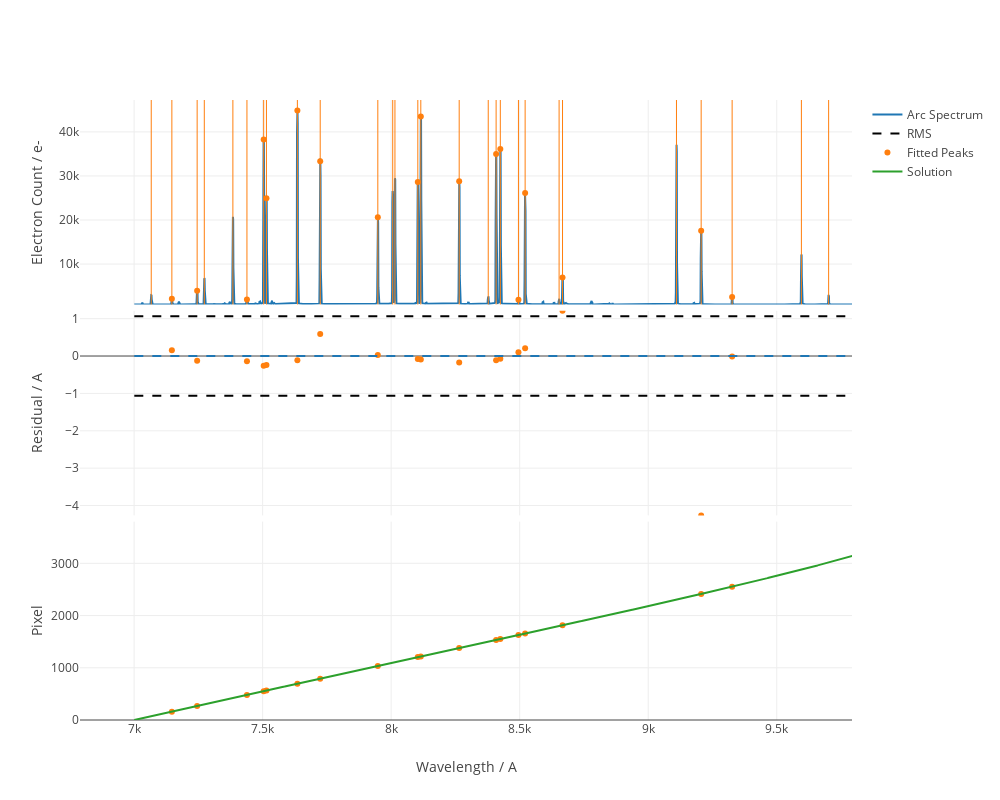
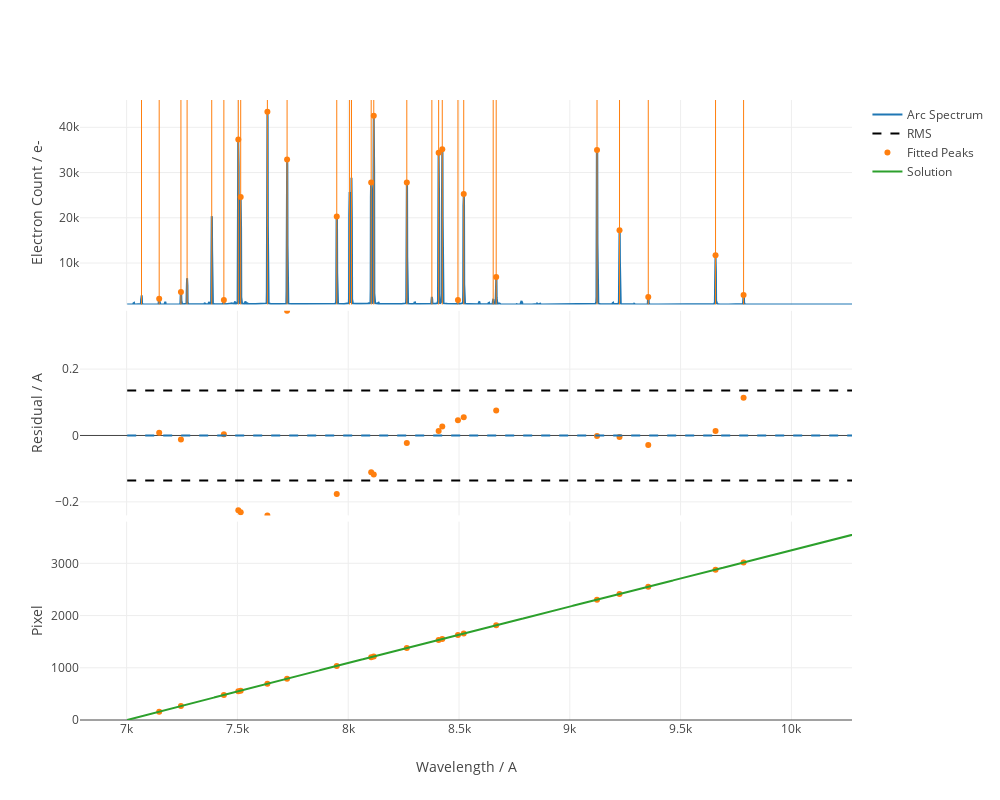

Write notebook code for charts like these, in order.
### Code cell
pso_reduced.fit(
    max_tries=1000,
    fit_tolerance=5.,
    display=True,
    save_fig=True,
    fig_type='iframe+png',
    stype='science+standard')

### Figure 1 — Plotly figure (JSON) as saved in the notebook; plotly's stock layout.template omitted (floating-point values rounded to 4 significant figures; data arrays with more than 128 entries replaced by an {"elided": "..."} marker saying what was removed)
{"data": [{"mode": "lines", "name": "Arc Spectrum", "type": "scatter", "x": {"elided": "3800 float values"}, "y": {"elided": "3800 int values"}, "yaxis": "y3"}, {"marker": {"color": "#ff7f0e"}, "mode": "markers", "showlegend": false, "type": "scatter", "x": [7147.0, 7245.0, 7439.0, 7504.0, 7515.0, 7635.0, 7724.0, 7948.0, 8104.0, 8115.0, 8265.0, 8408.0, 8425.0, 8495.0, 8521.0, 8667.0, 9206.0, 9326.0], "y": [2126, 3974, 1974, 38289, 24916, 44879, 33331, 20641, 28633, 43483, 28806, 35003, 36113, 1936, 26134, 6966, 17579, 2533], "yaxis": "y3"}, {"marker": {"color": "#ff7f0e"}, "mode": "markers", "showlegend": false, "type": "scatter", "x": [7147.0, 7245.0, 7439.0, 7504.0, 7515.0, 7635.0, 7724.0, 7948.0, 8104.0, 8115.0, 8265.0, 8408.0, 8425.0, 8495.0, 8521.0, 8667.0, 9206.0, 9326.0], "y": [0.1519, -0.1245, -0.1411, -0.2588, -0.2397, -0.1099, 0.5874, 0.02881, -0.07959, -0.08984, -0.1748, -0.1113, -0.07617, 0.1006, 0.2061, 1.21, -4.264, -0.009766], "yaxis": "y2"}, {"line": {"color": "#1f77b4", "dash": "dash"}, "mode": "lines", "showlegend": false, "type": "scatter", "x": [7001.0, 10200.0], "y": [0, 0], "yaxis": "y2"}, {"line": {"color": "black", "dash": "dash"}, "mode": "lines", "showlegend": false, "type": "scatter", "x": [7001.0, 10200.0], "y": [1.062, 1.062], "yaxis": "y2"}, {"line": {"color": "black", "dash": "dash"}, "mode": "lines", "name": "RMS", "type": "scatter", "x": [7001.0, 10200.0], "y": [-1.062, -1.062], "yaxis": "y2"}, {"marker": {"color": "#ff7f0e"}, "mode": "markers", "name": "Fitted Peaks", "type": "scatter", "x": [7147.0, 7245.0, 7439.0, 7504.0, 7515.0, 7635.0, 7724.0, 7948.0, 8104.0, 8115.0, 8265.0, 8408.0, 8425.0, 8495.0, 8521.0, 8667.0, 9206.0, 9326.0], "y": [159.6, 267.4, 479.8, 551.1, 562.9, 694.6, 791.6, 1036.0, 1204.0, 1217.0, 1379.0, 1534.0, 1552.0, 1628.0, 1656.0, 1814.0, 2414.0, 2553.0], "yaxis": "y"}, {"line": {"color": "#2ca02c"}, "mode": "lines", "name": "Solution", "type": "scatter", "x": {"elided": "3800 float values"}, "y": {"elided": "3800 int values"}, "yaxis": "y"}], "layout": {"autosize": true, "height": 800, "hovermode": "closest", "shapes": [{"line": {"color": "#ff7f0e", "width": 1}, "type": "line", "x0": 7067.0, "x1": 7067.0, "xref": "x", "y0": 0, "y1": 47240.0, "yref": "y3"}, {"line": {"color": "#ff7f0e", "width": 1}, "type": "line", "x0": 7147.0, "x1": 7147.0, "xref": "x", "y0": 0, "y1": 47240.0, "yref": "y3"}, {"line": {"color": "#ff7f0e", "width": 1}, "type": "line", "x0": 7245.0, "x1": 7245.0, "xref": "x", "y0": 0, "y1": 47240.0, "yref": "y3"}, {"line": {"color": "#ff7f0e", "width": 1}, "type": "line", "x0": 7273.0, "x1": 7273.0, "xref": "x", "y0": 0, "y1": 47240.0, "yref": "y3"}, {"line": {"color": "#ff7f0e", "width": 1}, "type": "line", "x0": 7384.0, "x1": 7384.0, "xref": "x", "y0": 0, "y1": 47240.0, "yref": "y3"}, {"line": {"color": "#ff7f0e", "width": 1}, "type": "line", "x0": 7439.0, "x1": 7439.0, "xref": "x", "y0": 0, "y1": 47240.0, "yref": "y3"}, {"line": {"color": "#ff7f0e", "width": 1}, "type": "line", "x0": 7504.0, "x1": 7504.0, "xref": "x", "y0": 0, "y1": 47240.0, "yref": "y3"}, {"line": {"color": "#ff7f0e", "width": 1}, "type": "line", "x0": 7515.0, "x1": 7515.0, "xref": "x", "y0": 0, "y1": 47240.0, "yref": "y3"}, {"line": {"color": "#ff7f0e", "width": 1}, "type": "line", "x0": 7635.0, "x1": 7635.0, "xref": "x", "y0": 0, "y1": 47240.0, "yref": "y3"}, {"line": {"color": "#ff7f0e", "width": 1}, "type": "line", "x0": 7724.0, "x1": 7724.0, "xref": "x", "y0": 0, "y1": 47240.0, "yref": "y3"}, {"line": {"color": "#ff7f0e", "width": 1}, "type": "line", "x0": 7948.0, "x1": 7948.0, "xref": "x", "y0": 0, "y1": 47240.0, "yref": "y3"}, {"line": {"color": "#ff7f0e", "width": 1}, "type": "line", "x0": 8006.0, "x1": 8006.0, "xref": "x", "y0": 0, "y1": 47240.0, "yref": "y3"}, {"line": {"color": "#ff7f0e", "width": 1}, "type": "line", "x0": 8015.0, "x1": 8015.0, "xref": "x", "y0": 0, "y1": 47240.0, "yref": "y3"}, {"line": {"color": "#ff7f0e", "width": 1}, "type": "line", "x0": 8104.0, "x1": 8104.0, "xref": "x", "y0": 0, "y1": 47240.0, "yref": "y3"}, {"line": {"color": "#ff7f0e", "width": 1}, "type": "line", "x0": 8115.0, "x1": 8115.0, "xref": "x", "y0": 0, "y1": 47240.0, "yref": "y3"}, {"line": {"color": "#ff7f0e", "width": 1}, "type": "line", "x0": 8265.0, "x1": 8265.0, "xref": "x", "y0": 0, "y1": 47240.0, "yref": "y3"}, {"line": {"color": "#ff7f0e", "width": 1}, "type": "line", "x0": 8378.0, "x1": 8378.0, "xref": "x", "y0": 0, "y1": 47240.0, "yref": "y3"}, {"line": {"color": "#ff7f0e", "width": 1}, "type": "line", "x0": 8408.0, "x1": 8408.0, "xref": "x", "y0": 0, "y1": 47240.0, "yref": "y3"}, {"line": {"color": "#ff7f0e", "width": 1}, "type": "line", "x0": 8425.0, "x1": 8425.0, "xref": "x", "y0": 0, "y1": 47240.0, "yref": "y3"}, {"line": {"color": "#ff7f0e", "width": 1}, "type": "line", "x0": 8495.0, "x1": 8495.0, "xref": "x", "y0": 0, "y1": 47240.0, "yref": "y3"}, {"line": {"color": "#ff7f0e", "width": 1}, "type": "line", "x0": 8521.0, "x1": 8521.0, "xref": "x", "y0": 0, "y1": 47240.0, "yref": "y3"}, {"line": {"color": "#ff7f0e", "width": 1}, "type": "line", "x0": 8653.0, "x1": 8653.0, "xref": "x", "y0": 0, "y1": 47240.0, "yref": "y3"}, {"line": {"color": "#ff7f0e", "width": 1}, "type": "line", "x0": 8667.0, "x1": 8667.0, "xref": "x", "y0": 0, "y1": 47240.0, "yref": "y3"}, {"line": {"color": "#ff7f0e", "width": 1}, "type": "line", "x0": 9110.0, "x1": 9110.0, "xref": "x", "y0": 0, "y1": 47240.0, "yref": "y3"}, {"line": {"color": "#ff7f0e", "width": 1}, "type": "line", "x0": 9206.0, "x1": 9206.0, "xref": "x", "y0": 0, "y1": 47240.0, "yref": "y3"}, {"line": {"color": "#ff7f0e", "width": 1}, "type": "line", "x0": 9326.0, "x1": 9326.0, "xref": "x", "y0": 0, "y1": 47240.0, "yref": "y3"}, {"line": {"color": "#ff7f0e", "width": 1}, "type": "line", "x0": 9596.0, "x1": 9596.0, "xref": "x", "y0": 0, "y1": 47240.0, "yref": "y3"}, {"line": {"color": "#ff7f0e", "width": 1}, "type": "line", "x0": 9702.0, "x1": 9702.0, "xref": "x", "y0": 0, "y1": 47240.0, "yref": "y3"}], "showlegend": true, "width": 1000, "xaxis": {"range": [6789.0, 9793.0], "showgrid": true, "title": {"text": "Wavelength / A"}, "zeroline": false}, "yaxis": {"domain": [0, 0.32], "range": [0, 3799], "showgrid": true, "title": {"text": "Pixel"}}, "yaxis2": {"domain": [0.33, 0.66], "range": [-4.264, 1.21], "showgrid": true, "title": {"text": "Residual / A"}}, "yaxis3": {"domain": [0.67, 1], "range": [807, 47240.0], "showgrid": true, "title": {"text": "Electron Count / e-"}}}}

### Figure 2 — Plotly figure (JSON) as saved in the notebook; plotly's stock layout.template omitted (floating-point values rounded to 4 significant figures; data arrays with more than 128 entries replaced by an {"elided": "..."} marker saying what was removed)
{"data": [{"mode": "lines", "name": "Arc Spectrum", "type": "scatter", "x": {"elided": "3800 float values"}, "y": {"elided": "3800 float values"}, "yaxis": "y3"}, {"marker": {"color": "#ff7f0e"}, "mode": "markers", "showlegend": false, "type": "scatter", "x": [7147.0, 7245.0, 7439.0, 7504.0, 7515.0, 7635.0, 7724.0, 7948.0, 8104.0, 8115.0, 8264.0, 8408.0, 8425.0, 8495.0, 8521.0, 8668.0, 9123.0, 9224.0, 9354.0, 9658.0, 9784.0], "y": [2092, 3601, 1828.0, 37320.0, 24583, 43431, 32856, 20292, 27800.0, 42570.0, 27808, 34360.0, 35119, 1848, 25237, 6907, 34953, 17230.0, 2508.0, 11730.0, 2915], "yaxis": "y3"}, {"marker": {"color": "#ff7f0e"}, "mode": "markers", "showlegend": false, "type": "scatter", "x": [7147.0, 7245.0, 7439.0, 7504.0, 7515.0, 7635.0, 7724.0, 7948.0, 8104.0, 8115.0, 8264.0, 8408.0, 8425.0, 8495.0, 8521.0, 8668.0, 9123.0, 9224.0, 9354.0, 9658.0, 9784.0], "y": [0.008301, -0.01221, 0.003906, -0.2251, -0.231, -0.2407, 0.3755, -0.1763, -0.1108, -0.1172, -0.02246, 0.01367, 0.02734, 0.0459, 0.05469, 0.0752, -0.001953, -0.004883, -0.02832, 0.01367, 0.1133], "yaxis": "y2"}, {"line": {"color": "#1f77b4", "dash": "dash"}, "mode": "lines", "showlegend": false, "type": "scatter", "x": [7003.0, 10510.0], "y": [0, 0], "yaxis": "y2"}, {"line": {"color": "black", "dash": "dash"}, "mode": "lines", "showlegend": false, "type": "scatter", "x": [7003.0, 10510.0], "y": [0.1356, 0.1356], "yaxis": "y2"}, {"line": {"color": "black", "dash": "dash"}, "mode": "lines", "name": "RMS", "type": "scatter", "x": [7003.0, 10510.0], "y": [-0.1356, -0.1356], "yaxis": "y2"}, {"marker": {"color": "#ff7f0e"}, "mode": "markers", "name": "Fitted Peaks", "type": "scatter", "x": [7147.0, 7245.0, 7439.0, 7504.0, 7515.0, 7635.0, 7724.0, 7948.0, 8104.0, 8115.0, 8264.0, 8408.0, 8425.0, 8495.0, 8521.0, 8668.0, 9123.0, 9224.0, 9354.0, 9658.0, 9784.0], "y": [158.9, 266.7, 479.0, 550.4, 562.2, 693.8, 790.8, 1035.0, 1204.0, 1216.0, 1378.0, 1533.0, 1551.0, 1627.0, 1656.0, 1814.0, 2304.0, 2413.0, 2553.0, 2879.0, 3015.0], "yaxis": "y"}, {"line": {"color": "#2ca02c"}, "mode": "lines", "name": "Solution", "type": "scatter", "x": {"elided": "3800 float values"}, "y": {"elided": "3800 int values"}, "yaxis": "y"}], "layout": {"autosize": true, "height": 800, "hovermode": "closest", "shapes": [{"line": {"color": "#ff7f0e", "width": 1}, "type": "line", "x0": 7067.0, "x1": 7067.0, "xref": "x", "y0": 0, "y1": 46032, "yref": "y3"}, {"line": {"color": "#ff7f0e", "width": 1}, "type": "line", "x0": 7147.0, "x1": 7147.0, "xref": "x", "y0": 0, "y1": 46032, "yref": "y3"}, {"line": {"color": "#ff7f0e", "width": 1}, "type": "line", "x0": 7245.0, "x1": 7245.0, "xref": "x", "y0": 0, "y1": 46032, "yref": "y3"}, {"line": {"color": "#ff7f0e", "width": 1}, "type": "line", "x0": 7273.0, "x1": 7273.0, "xref": "x", "y0": 0, "y1": 46032, "yref": "y3"}, {"line": {"color": "#ff7f0e", "width": 1}, "type": "line", "x0": 7384.0, "x1": 7384.0, "xref": "x", "y0": 0, "y1": 46032, "yref": "y3"}, {"line": {"color": "#ff7f0e", "width": 1}, "type": "line", "x0": 7439.0, "x1": 7439.0, "xref": "x", "y0": 0, "y1": 46032, "yref": "y3"}, {"line": {"color": "#ff7f0e", "width": 1}, "type": "line", "x0": 7504.0, "x1": 7504.0, "xref": "x", "y0": 0, "y1": 46032, "yref": "y3"}, {"line": {"color": "#ff7f0e", "width": 1}, "type": "line", "x0": 7515.0, "x1": 7515.0, "xref": "x", "y0": 0, "y1": 46032, "yref": "y3"}, {"line": {"color": "#ff7f0e", "width": 1}, "type": "line", "x0": 7635.0, "x1": 7635.0, "xref": "x", "y0": 0, "y1": 46032, "yref": "y3"}, {"line": {"color": "#ff7f0e", "width": 1}, "type": "line", "x0": 7724.0, "x1": 7724.0, "xref": "x", "y0": 0, "y1": 46032, "yref": "y3"}, {"line": {"color": "#ff7f0e", "width": 1}, "type": "line", "x0": 7948.0, "x1": 7948.0, "xref": "x", "y0": 0, "y1": 46032, "yref": "y3"}, {"line": {"color": "#ff7f0e", "width": 1}, "type": "line", "x0": 8006.0, "x1": 8006.0, "xref": "x", "y0": 0, "y1": 46032, "yref": "y3"}, {"line": {"color": "#ff7f0e", "width": 1}, "type": "line", "x0": 8015.0, "x1": 8015.0, "xref": "x", "y0": 0, "y1": 46032, "yref": "y3"}, {"line": {"color": "#ff7f0e", "width": 1}, "type": "line", "x0": 8104.0, "x1": 8104.0, "xref": "x", "y0": 0, "y1": 46032, "yref": "y3"}, {"line": {"color": "#ff7f0e", "width": 1}, "type": "line", "x0": 8115.0, "x1": 8115.0, "xref": "x", "y0": 0, "y1": 46032, "yref": "y3"}, {"line": {"color": "#ff7f0e", "width": 1}, "type": "line", "x0": 8264.0, "x1": 8264.0, "xref": "x", "y0": 0, "y1": 46032, "yref": "y3"}, {"line": {"color": "#ff7f0e", "width": 1}, "type": "line", "x0": 8377.0, "x1": 8377.0, "xref": "x", "y0": 0, "y1": 46032, "yref": "y3"}, {"line": {"color": "#ff7f0e", "width": 1}, "type": "line", "x0": 8408.0, "x1": 8408.0, "xref": "x", "y0": 0, "y1": 46032, "yref": "y3"}, {"line": {"color": "#ff7f0e", "width": 1}, "type": "line", "x0": 8425.0, "x1": 8425.0, "xref": "x", "y0": 0, "y1": 46032, "yref": "y3"}, {"line": {"color": "#ff7f0e", "width": 1}, "type": "line", "x0": 8495.0, "x1": 8495.0, "xref": "x", "y0": 0, "y1": 46032, "yref": "y3"}, {"line": {"color": "#ff7f0e", "width": 1}, "type": "line", "x0": 8521.0, "x1": 8521.0, "xref": "x", "y0": 0, "y1": 46032, "yref": "y3"}, {"line": {"color": "#ff7f0e", "width": 1}, "type": "line", "x0": 8654.0, "x1": 8654.0, "xref": "x", "y0": 0, "y1": 46032, "yref": "y3"}, {"line": {"color": "#ff7f0e", "width": 1}, "type": "line", "x0": 8668.0, "x1": 8668.0, "xref": "x", "y0": 0, "y1": 46032, "yref": "y3"}, {"line": {"color": "#ff7f0e", "width": 1}, "type": "line", "x0": 9123.0, "x1": 9123.0, "xref": "x", "y0": 0, "y1": 46032, "yref": "y3"}, {"line": {"color": "#ff7f0e", "width": 1}, "type": "line", "x0": 9224.0, "x1": 9224.0, "xref": "x", "y0": 0, "y1": 46032, "yref": "y3"}, {"line": {"color": "#ff7f0e", "width": 1}, "type": "line", "x0": 9354.0, "x1": 9354.0, "xref": "x", "y0": 0, "y1": 46032, "yref": "y3"}, {"line": {"color": "#ff7f0e", "width": 1}, "type": "line", "x0": 9658.0, "x1": 9658.0, "xref": "x", "y0": 0, "y1": 46032, "yref": "y3"}, {"line": {"color": "#ff7f0e", "width": 1}, "type": "line", "x0": 9784.0, "x1": 9784.0, "xref": "x", "y0": 0, "y1": 46032, "yref": "y3"}], "showlegend": true, "width": 1000, "xaxis": {"range": [6790.0, 10270.0], "showgrid": true, "title": {"text": "Wavelength / A"}, "zeroline": false}, "yaxis": {"domain": [0, 0.32], "range": [0, 3799], "showgrid": true, "title": {"text": "Pixel"}}, "yaxis2": {"domain": [0.33, 0.66], "range": [-0.2407, 0.3755], "showgrid": true, "title": {"text": "Residual / A"}}, "yaxis3": {"domain": [0.67, 1], "range": [808, 46032], "showgrid": true, "title": {"text": "Electron Count / e-"}}}}
